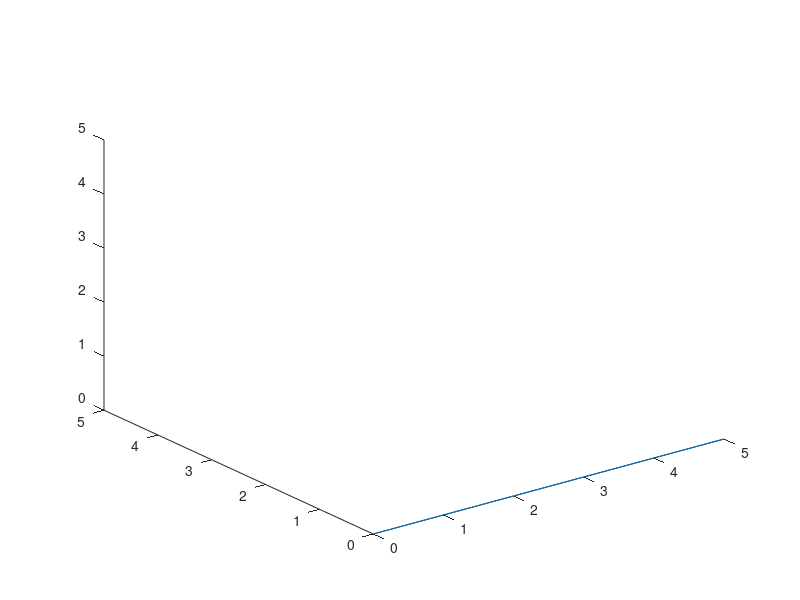

Write the MATLAB code that produced this figure.
clear;
clc;

stdy = 3.33;
stdp = 3.33;

yaw1 = 0;
lim = 3; %stds
stepsize = 500;
yaw2 = linspace(yaw1-lim*stdy,yaw1+lim*stdy,stepsize);
pitch1 = 0;
pitch2 = linspace(pitch1-lim*stdp,pitch1+lim*stdp,stepsize);
pitch2 = pitch2';   
ux = 5*cosd(pitch2)*cosd(yaw2);
uy = 5*cosd(pitch2)*sind(yaw2);
uz = 5*sind(pitch2)*ones(size(yaw2));
vx = 5*cosd(pitch1)*cosd(yaw1);
vy = 5*cosd(pitch1)*sind(yaw1);
vz = 5*sind(pitch1);

c = normpdf(pitch2,pitch1,stdp)*normpdf(yaw2,yaw1,stdy);

% c = acosd(cosd(pitch1)*cosd(pitch2)*cosd(yaw1-yaw2)+sind(pitch1)*sind(pitch2)*ones(size(yaw2)));
c = c./max(max(c));


plot3([0 vx], [0 vy], [0 vz]);
hold on 
surf(ux,uy,uz,'FaceAlpha','flat','AlphaDataMapping','none','AlphaData',c)
shading interp;
colormap([0 0 1]);
axis([0 5 0 5 0 5])
% mesh(pitch2-pitch1,yaw2-yaw1,c)
% xlabel('Pitch Disparity (Degrees)')
% ylabel('Yaw Disparity (Degrees)')
% zlabel('Total Disparity (Degrees)')
